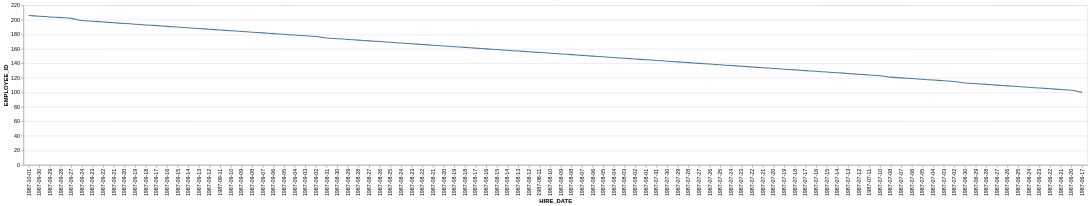

Here is the Vega-Lite specification saved for this chart:
### Vega-Lite specification from a JSON file in a GitHub repository (floating-point values rounded to 4 significant figures)
{"data": {"values": [{"x_data": "1987-06-17", "y_data": 100}, {"x_data": "1987-06-20", "y_data": 103}, {"x_data": "1987-06-21", "y_data": 104}, {"x_data": "1987-06-22", "y_data": 105}, {"x_data": "1987-06-23", "y_data": 106}, {"x_data": "1987-06-24", "y_data": 107}, {"x_data": "1987-06-25", "y_data": 108}, {"x_data": "1987-06-26", "y_data": 109}, {"x_data": "1987-06-27", "y_data": 110}, {"x_data": "1987-06-28", "y_data": 111}, {"x_data": "1987-06-29", "y_data": 112}, {"x_data": "1987-06-30", "y_data": 113}, {"x_data": "1987-07-02", "y_data": 115}, {"x_data": "1987-07-03", "y_data": 116}, {"x_data": "1987-07-04", "y_data": 117}, {"x_data": "1987-07-05", "y_data": 118}, {"x_data": "1987-07-06", "y_data": 119}, {"x_data": "1987-07-07", "y_data": 120}, {"x_data": "1987-07-08", "y_data": 121}, {"x_data": "1987-07-10", "y_data": 123}, {"x_data": "1987-07-11", "y_data": 124}, {"x_data": "1987-07-12", "y_data": 125}, {"x_data": "1987-07-13", "y_data": 126}, {"x_data": "1987-07-14", "y_data": 127}, {"x_data": "1987-07-15", "y_data": 128}, {"x_data": "1987-07-16", "y_data": 129}, {"x_data": "1987-07-17", "y_data": 130}, {"x_data": "1987-07-18", "y_data": 131}, {"x_data": "1987-07-19", "y_data": 132}, {"x_data": "1987-07-20", "y_data": 133}, {"x_data": "1987-07-21", "y_data": 134}, {"x_data": "1987-07-22", "y_data": 135}, {"x_data": "1987-07-23", "y_data": 136}, {"x_data": "1987-07-24", "y_data": 137}, {"x_data": "1987-07-25", "y_data": 138}, {"x_data": "1987-07-26", "y_data": 139}, {"x_data": "1987-07-27", "y_data": 140}, {"x_data": "1987-07-28", "y_data": 141}, {"x_data": "1987-07-29", "y_data": 142}, {"x_data": "1987-07-30", "y_data": 143}, {"x_data": "1987-07-31", "y_data": 144}, {"x_data": "1987-08-01", "y_data": 145}, {"x_data": "1987-08-02", "y_data": 146}, {"x_data": "1987-08-03", "y_data": 147}, {"x_data": "1987-08-04", "y_data": 148}, {"x_data": "1987-08-05", "y_data": 149}, {"x_data": "1987-08-06", "y_data": 150}, {"x_data": "1987-08-07", "y_data": 151}, {"x_data": "1987-08-08", "y_data": 152}, {"x_data": "1987-08-09", "y_data": 153}, {"x_data": "1987-08-10", "y_data": 154}, {"x_data": "1987-08-11", "y_data": 155}, {"x_data": "1987-08-12", "y_data": 156}, {"x_data": "1987-08-13", "y_data": 157}, {"x_data": "1987-08-14", "y_data": 158}, {"x_data": "1987-08-15", "y_data": 159}, {"x_data": "1987-08-16", "y_data": 160}, {"x_data": "1987-08-17", "y_data": 161}, {"x_data": "1987-08-18", "y_data": 162}, {"x_data": "1987-08-19", "y_data": 163}, {"x_data": "1987-08-20", "y_data": 164}, {"x_data": "1987-08-21", "y_data": 165}, {"x_data": "1987-08-22", "y_data": 166}, {"x_data": "1987-08-23", "y_data": 167}, {"x_data": "1987-08-24", "y_data": 168}, {"x_data": "1987-08-25", "y_data": 169}, {"x_data": "1987-08-26", "y_data": 170}, {"x_data": "1987-08-27", "y_data": 171}, {"x_data": "1987-08-28", "y_data": 172}, {"x_data": "1987-08-29", "y_data": 173}, {"x_data": "1987-08-30", "y_data": 174}, {"x_data": "1987-08-31", "y_data": 175}, {"x_data": "1987-09-02", "y_data": 177}, {"x_data": "1987-09-03", "y_data": 178}, {"x_data": "1987-09-04", "y_data": 179}, {"x_data": "1987-09-05", "y_data": 180}, {"x_data": "1987-09-06", "y_data": 181}, {"x_data": "1987-09-07", "y_data": 182}, {"x_data": "1987-09-08", "y_data": 183}, {"x_data": "1987-09-09", "y_data": 184}, {"x_data": "1987-09-10", "y_data": 185}, {"x_data": "1987-09-11", "y_data": 186}, {"x_data": "1987-09-12", "y_data": 187}, {"x_data": "1987-09-13", "y_data": 188}, {"x_data": "1987-09-14", "y_data": 189}, {"x_data": "1987-09-15", "y_data": 190}, {"x_data": "1987-09-16", "y_data": 191}, {"x_data": "1987-09-17", "y_data": 192}, {"x_data": "1987-09-18", "y_data": 193}, {"x_data": "1987-09-19", "y_data": 194}, {"x_data": "1987-09-20", "y_data": 195}, {"x_data": "1987-09-21", "y_data": 196}, {"x_data": "1987-09-22", "y_data": 197}, {"x_data": "1987-09-23", "y_data": 198}, {"x_data": "1987-09-24", "y_data": 199}, {"x_data": "1987-09-27", "y_data": 202}, {"x_data": "1987-09-28", "y_data": 203}, {"x_data": "1987-09-29", "y_data": 204}, {"x_data": "1987-09-30", "y_data": 205}, {"x_data": "1987-10-01", "y_data": 206}]}, "mark": {"type": "line", "interpolate": "monotone"}, "encoding": {"x": {"field": "x_data", "type": "nominal", "title": "HIRE_DATE", "sort": "descending"}, "y": {"field": "y_data", "type": "quantitative", "title": "EMPLOYEE_ID"}}}
